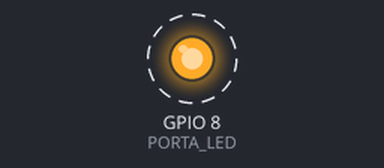
Simulated run of this sketch. Board: ESP32-S3. Parts: output pins drawn as LEDs (lit = HIGH). Dashed ring = blinking.

Above: at 0.2 s.
Timing chart, 0 to 3.0 s (numbered marks = the images above):
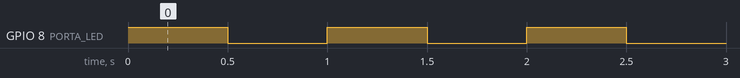

Measured:
- by itself, GPIO 8 (PORTA_LED): alternates HIGH for 0.50 s and LOW for 0.50 s

The sketch:

PiscandoLedESP32.ino
```cpp
const int  PORTA_LED = GPIO_NUM_8;

void setup() {

  pinMode(PORTA_LED, OUTPUT);

}

void loop() {
  digitalWrite(PORTA_LED, HIGH);
  delay(500);
  digitalWrite(PORTA_LED, LOW);
  delay(500);
}
```
